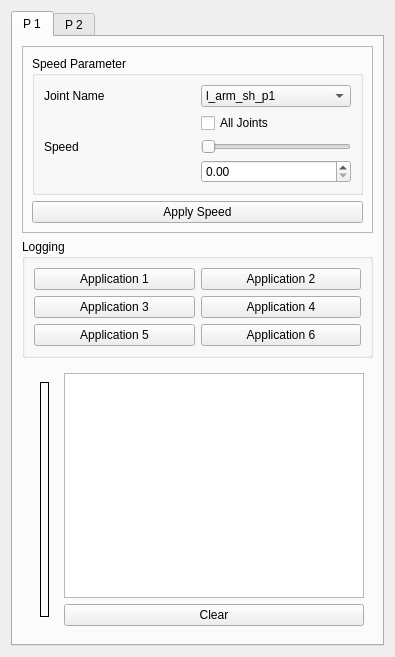
         <widget class="QWidget" name="tab_user">
          <attribute name="title">
           <string>User</string>
          </attribute>
          <layout class="QVBoxLayout" name="verticalLayout_15">
           <item>
            <widget class="QTabWidget" name="tabWidget">
             <property name="currentIndex">
              <number>0</number>
             </property>
             <widget class="QWidget" name="tab">
              <attribute name="title">
               <string>P 1</string>
              </attribute>
              <layout class="QVBoxLayout" name="verticalLayout_3">
               <item>
                <widget class="QFrame" name="frame_5">
                 <property name="frameShape">
                  <enum>QFrame::StyledPanel</enum>
                 </property>
                 <property name="frameShadow">
                  <enum>QFrame::Raised</enum>
                 </property>
                 <layout class="QVBoxLayout" name="verticalLayout_18">
                  <item>
                   <widget class="QGroupBox" name="groupBox_5">
                    <property name="title">
                     <string>Speed Parameter</string>
                    </property>
                    <layout class="QGridLayout" name="gridLayout_22">
                     <item row="3" column="1">
                      <widget class="QDoubleSpinBox" name="doubleSpinBox"/>
                     </item>
                     <item row="2" column="1">
                      <widget class="QSlider" name="horizontalSlider">
                       <property name="sizePolicy">
                        <sizepolicy hsizetype="Preferred" vsizetype="Fixed">
                         <horstretch>0</horstretch>
                         <verstretch>0</verstretch>
                        </sizepolicy>
                       </property>
                       <property name="orientation">
                        <enum>Qt::Horizontal</enum>
                       </property>
                      </widget>
                     </item>
                     <item row="1" column="1">
                      <widget class="QCheckBox" name="checkbox_all_joints">
                       <property name="text">
                        <string>All Joints</string>
                       </property>
                      </widget>
                     </item>
                     <item row="0" column="0">
                      <widget class="QLabel" name="label_11">
                       <property name="text">
                        <string>Joint Name</string>
                       </property>
                      </widget>
                     </item>
                     <item row="2" column="0">
                      <widget class="QLabel" name="label_13">
                       <property name="text">
                        <string>Speed</string>
                       </property>
                      </widget>
                     </item>
                     <item row="0" column="1">
                      <widget class="QComboBox" name="joint_speed_combobox">
                       <item>
                        <property name="text">
                         <string>l_arm_sh_p1</string>
                        </property>
                       </item>
                       <item>
                        <property name="text">
                         <string>l_arm_sh_r</string>
                        </property>
                       </item>
                       <item>
                        <property name="text">
                         <string>l_arm_sh_p2</string>
                        </property>
                       </item>
                       <item>
                        <property name="text">
                         <string>l_arm_el_y</string>
                        </property>
                       </item>
                       <item>
                        <property name="text">
                         <string>l_arm_wr_r</string>
                        </property>
                       </item>
                       <item>
                        <property name="text">
                         <string>l_arm_wr_y</string>
                        </property>
                       </item>
                       <item>
                        <property name="text">
                         <string>l_arm_wr_p</string>
                        </property>
                       </item>
                       <item>
                        <property name="text">
                         <string>l_arm_grip</string>
                        </property>
                       </item>
                       <item>
                        <property name="text">
                         <string>r_arm_sh_p1</string>
                        </property>
                       </item>
                       <item>
                        <property name="text">
                         <string>r_arm_sh_r</string>
                        </property>
                       </item>
                       <item>
                        <property name="text">
                         <string>r_arm_sh_p2</string>
                        </property>
                       </item>
                       <item>
                        <property name="text">
                         <string>r_arm_el_y</string>
                        </property>
                       </item>
                       <item>
                        <property name="text">
                         <string>r_arm_wr_r</string>
                        </property>
                       </item>
                       <item>
                        <property name="text">
                         <string>r_arm_wr_y</string>
                        </property>
                       </item>
                       <item>
                        <property name="text">
                         <string>r_arm_wr_p</string>
                        </property>
                       </item>
                       <item>
                        <property name="text">
                         <string>r_arm_grip</string>
                        </property>
                       </item>
                      </widget>
                     </item>
                    </layout>
                   </widget>
                  </item>
                  <item>
                   <widget class="QPushButton" name="button_speed">
                    <property name="text">
                     <string>Apply Speed</string>
                    </property>
                   </widget>
                  </item>
                 </layout>
                </widget>
               </item>
               <item>
                <widget class="QGroupBox" name="groupBox_log_2">
                 <property name="sizePolicy">
                  <sizepolicy hsizetype="MinimumExpanding" vsizetype="Preferred">
                   <horstretch>0</horstretch>
                   <verstretch>0</verstretch>
                  </sizepolicy>
                 </property>
                 <property name="title">
                  <string>Logging</string>
                 </property>
                 <layout class="QGridLayout" name="gridLayout_26">
                  <item row="4" column="0">
                   <widget class="QPushButton" name="pushButton_6">
                    <property name="text">
                     <string>Application 5</string>
                    </property>
                   </widget>
                  </item>
                  <item row="4" column="1">
                   <widget class="QPushButton" name="pushButton_5">
                    <property name="text">
                     <string>Application 6</string>
                    </property>
                   </widget>
                  </item>
                  <item row="3" column="1">
                   <widget class="QPushButton" name="pushButton_3">
                    <property name="text">
                     <string>Application 4</string>
                    </property>
                   </widget>
                  </item>
                  <item row="0" column="1">
                   <widget class="QPushButton" name="pushButton_2">
                    <property name="text">
                     <string>Application 2</string>
                    </property>
                   </widget>
                  </item>
                  <item row="3" column="0">
                   <widget class="QPushButton" name="pushButton_4">
                    <property name="text">
                     <string>Application 3</string>
                    </property>
                   </widget>
                  </item>
                  <item row="0" column="0">
                   <widget class="QPushButton" name="pushButton">
                    <property name="text">
                     <string>Application 1</string>
                    </property>
                   </widget>
                  </item>
                 </layout>
                </widget>
               </item>
               <item>
                <widget class="QWidget" name="widget_5" native="true">
                 <layout class="QGridLayout" name="gridLayout_25">
                  <item row="1" column="1">
                   <widget class="QPushButton" name="button_clear_log_2">
                    <property name="sizePolicy">
                     <sizepolicy hsizetype="Preferred" vsizetype="Fixed">
                      <horstretch>0</horstretch>
                      <verstretch>0</verstretch>
                     </sizepolicy>
                    </property>
                    <property name="minimumSize">
                     <size>
                      <width>300</width>
                      <height>0</height>
                     </size>
                    </property>
                    <property name="text">
                     <string>Clear</string>
                    </property>
                   </widget>
                  </item>
                  <item row="0" column="1">
                   <widget class="QListView" name="view_logging_2">
                    <property name="sizePolicy">
                     <sizepolicy hsizetype="Preferred" vsizetype="Expanding">
                      <horstretch>0</horstretch>
                      <verstretch>0</verstretch>
                     </sizepolicy>
                    </property>
                   </widget>
                  </item>
                  <item row="0" column="0" rowspan="2">
                   <widget class="QWidget" name="widget_6" native="true">
                    <layout class="QGridLayout" name="gridLayout_27">
                     <item row="0" column="0">
                      <widget class="QLabel" name="label_image_robot">
                       <property name="styleSheet">
                        <string notr="true">border: 1px solid;</string>
                       </property>
                       <property name="text">
                        <string/>
                       </property>
                      </widget>
                     </item>
                    </layout>
                   </widget>
                  </item>
                 </layout>
                </widget>
               </item>
              </layout>
             </widget>
             <widget class="QWidget" name="tab_2">
              <attribute name="title">
               <string>P 2</string>
              </attribute>
              <layout class="QVBoxLayout" name="verticalLayout_14">
               <item>
                <spacer name="verticalSpacer_3">
                 <property name="orientation">
                  <enum>Qt::Vertical</enum>
                 </property>
                 <property name="sizeHint" stdset="0">
                  <size>
                   <width>20</width>
                   <height>587</height>
                  </size>
                 </property>
                </spacer>
               </item>
              </layout>
             </widget>
            </widget>
           </item>
          </layout>
         </widget>
